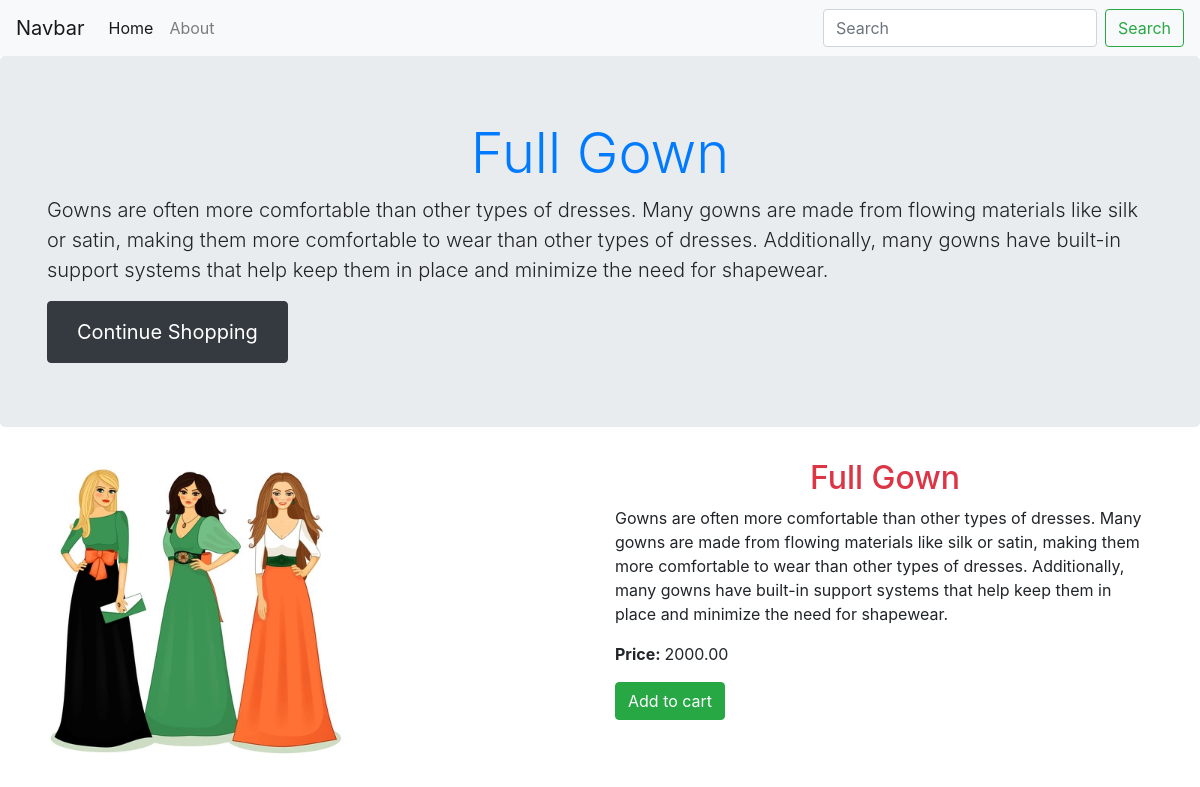
Page /details.php?detailsid=4 on the committed database.
### tables this page shows
CREATE TABLE `cloths` (
  `category_id` int(11) NOT NULL,
  `category_name` varchar(255) NOT NULL,
  `category_desc` text NOT NULL,
  `category_price` float(10,2) NOT NULL,
  `category_image` varchar(255) NOT NULL
);

### details.php (the view, shortened to what this page needs)
<!DOCTYPE html>
<html lang="en">
<head>
    <link rel="stylesheet" href="https://cdn.jsdelivr.net/npm/bootstrap@4.5.3/dist/css/bootstrap.min.css" rel="stylesheet">
</head>
<body>
    <?php include 'connect.php';  ?>
    <?php include 'header.php';  ?>
    <?php
    $id = $_GET['detailsid'];
    $sql = "select * from cloths where category_id=$id";
    $result = mysqli_query($conn, $sql);
    $row = mysqli_fetch_assoc($result);
    $category_name = $row['category_name'];
    $category_desc = $row['category_desc'];
    $category_price = $row['category_price'];
    $category_image = $row['category_image'];
    ?>
    <div class="jumbotron">
        <div class="container">
            <h1 class="display-4 text-center text-primary"><?php echo $category_name; ?></h1>
            <p class="lead"><?php echo $category_desc; ?></p>
            <button class="btn btn-dark "><a class="btn btn-dark btn-lg" href="index.php" role="button">Continue Shopping</a></button>
        </div>
    </div>
    <div class="container">
        <div class="row">
            <div class="col-lg-6 col-sm-12">
                <img src=<?php echo $category_image?> class="img-fluid" alt="" style="height:300px;object-fir:contain">
            </div>
            <div class="col-lg-6 col-sm-12">
                <h2 class="text-center text-danger"><?php echo $category_name ?></h2>
                <p><?php echo $category_desc; ?></p>
                <p><strong>Price: </strong><?php echo $category_price ?></p>
                <button class="btn btn-success">Add to cart</button>
            </div>
        </div>
    </div>
</body>
</html>

### rows in the picture
cloths: category_name "Full Gown", category_desc "Gowns are often more comfortable than other types of dresses. Many gowns are made from flowing materials like silk or satin, making them more comfortable to wear than other types of dresses. Additionally, many gowns have built-in support systems that help keep them in place and minimize the need for shapewear.", category_image (picture), category_price "2000.00"
